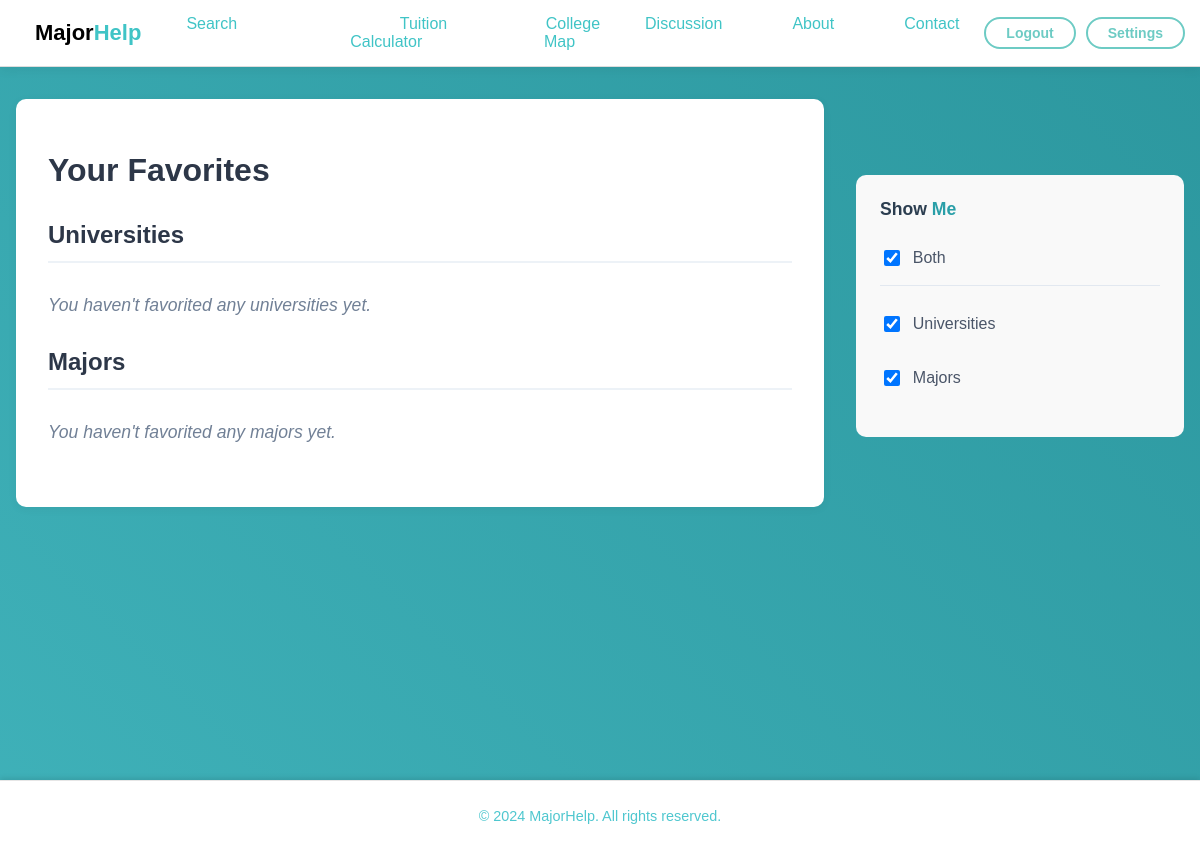
Page /favorites/ (signed in) on the earlier database version.
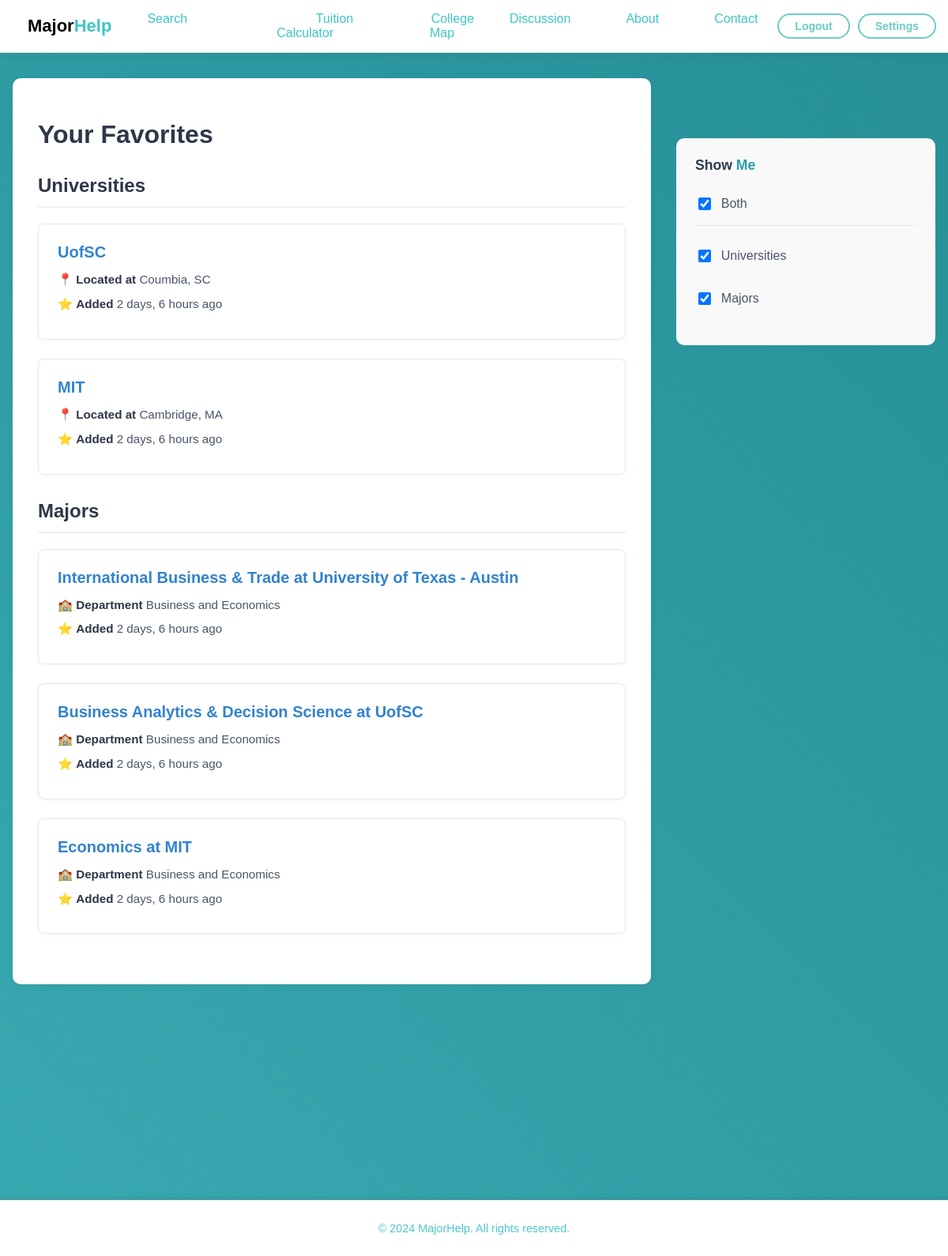
Same page on the later database version.
### MajorHelp/models.py (models this page shows, shortened)
class Favorite(models.Model):
    user = models.ForeignKey(CustomUser,on_delete=models.CASCADE)
    university = models.ForeignKey(University,on_delete=models.CASCADE, null=True, blank = True)
    major = models.ForeignKey(Major, on_delete=models.CASCADE, null=True, blank=True)
    created_at = models.DateTimeField(auto_now_add=True)

class University(models.Model):
    name = models.TextField()
    location = models.CharField(default="", max_length=255)  # City and State
    is_public = models.BooleanField(default=True, help_text="Check if the university is public; leave unchecked for private")
    aboutText = models.TextField(default= "")
    TotalUndergradStudents = models.IntegerField(default = 0)
    TotalGradStudents = models.IntegerField(default = 0)
    GraduationRate = models.DecimalField(default=0.0, max_digits=4, decimal_places=1)
    primary_color = models.CharField(default="#268f95", max_length=7)
    secondary_color = models.CharField(default="#FFFFFF", max_length=7)
    in_state_base_min_tuition = models.IntegerField(
        validators=[MinValueValidator(0)],
        default=0,
    )
    in_state_base_max_tuition = models.IntegerField(
        validators=[MinValueValidator(0)],
        default=0,
    )
    out_of_state_base_min_tuition = models.IntegerField(
        validators=[MinValueValidator(0)],
        default=0,
    )
    out_of_state_base_max_tuition = models.IntegerField(
        validators=[MinValueValidator(0)],
        default=0,
    )
    fees = models.IntegerField(
        validators=[MinValueValidator(0)],
        default=0,
    )
    slug = models.SlugField(default="", editable=False, null=False, unique=True)
    applicableAids = models.ManyToManyField(FinancialAid, related_name="university", blank=True)

class Major(models.Model):
    DEPARTMENT_CHOICES = [
        ('Humanities and Social Sciences', 'Humanities and Social Sciences'),
        ('Natural Sciences and Mathematics', 'Natural Sciences and Mathematics'),
        ('Business and Economics', 'Business and Economics'),
        ('Education', 'Education'),
        ('Engineering and Technology', 'Engineering and Technology'),
        ('Health Sciences', 'Health Sciences'),
        ('Arts and Design', 'Arts and Design'),
        ('Agriculture and Environmental Studies', 'Agriculture and Environmental Studies'),
        ('Communication and Media', 'Communication and Media'),
        ('Law and Criminal Justice', 'Law and Criminal Justice'),
    ]
    university = models.ForeignKey(
        University,
        on_delete=models.CASCADE,
        related_name="majors"
    )
    major_name = models.CharField(max_length=255)
    major_description = models.TextField(blank=True)
    slug = models.SlugField(editable=False, null=False, unique=True)
    department = models.CharField(max_length=50, choices=DEPARTMENT_CHOICES)
    in_state_min_tuition = models.IntegerField(
        validators=[MinValueValidator(0)],
        default=0,
    )
    in_state_max_tuition = models.IntegerField(
        validators=[MinValueValidator(0)],
        default=0,
    )
    out_of_state_min_tuition = models.IntegerField(
        validators=[MinValueValidator(0)],
        default=0,
    )
    out_of_state_max_tuition = models.IntegerField(
        validators=[MinValueValidator(0)],
        default=0,
    )
    fees = models.IntegerField(
        validators=[MinValueValidator(0)],
        default=0,
    )
    grad_in_state_min_tuition = models.IntegerField(
        validators=[MinValueValidator(0)],
        default=0,
        help_text="Minimum in-state tuition for graduate students."
    )
    grad_in_state_max_tuition = models.IntegerField(
        validators=[MinValueValidator(0)],
        default=0,
        help_text="Maximum in-state tuition for graduate students."
    )
    grad_out_of_state_min_tuition = models.IntegerField(
        validators=[MinValueValidator(0)],
        default=0,
        help_text="Minimum out-of-state tuition for graduate students."
    )
    grad_out_of_state_max_tuition = models.IntegerField(
        validators=[MinValueValidator(0)],
        default=0,
        help_text="Maximum out-of-state tuition for graduate students."
    )
    courses = models.ManyToManyField(Course, related_name="majors", blank=True)

### MajorHelp/views.py (the view)
# urls.py: path('favorites/', favorites_list, name='favorites-list'),
@login_required
def favorites_list(request):
    university_favorites = Favorite.objects.filter(
        user=request.user,
        university__isnull=False
    ).select_related('university').order_by('-created_at') # order_by sorts the list by most recent add to the list for universities in this case.
    major_favorites = Favorite.objects.filter(
        user=request.user,
        major__isnull=False
    ).select_related('major', 'major__university').order_by('-created_at') # order_by sorts the list by most recent add to the list for majors in this case.
    return render(request, 'Favorite/favorites.html', {
        'university_favorites': university_favorites,
        'major_favorites': major_favorites
    })

### MajorHelp/urls.py (called while the page is built)
    def to_url(self, value):
        return value

### MajorHelp/templates/Favorite/favorites.html (shortened to what this page needs)
{% extends 'base.html' %}
{% load static %}
{% load humanize %}
{% block content %}
<link rel="stylesheet" href="{% static 'css/settings/favorites.css' %}">
<div class="favorites-page-container">
    <div class="favorites-content">
        <div class="favorites-container">
            <h1>Your Favorites</h1>
            <div id="universities-section">
                <h2>Universities</h2>
                <ul class="favorites-list">
                    {% for favorite in university_favorites %}
                    <li class="favorite-item university-item">
                        <a href="{% url 'MajorHelp:university-detail' slug=favorite.university.slug %}">
                            <strong>{{ favorite.university.name }}</strong>
                        </a>
                        <p>📍 <strong>Located at</strong> {{ favorite.university.location }}</p>
                        <p>⭐ <strong>Added</strong> {{ favorite.created_at|timesince }} ago</p>
                    </li>
                    {% empty %}
                    <li class="no-favorites">You haven't favorited any universities yet.</li>
                    {% endfor %}
                </ul>
            </div>
            <div id="majors-section">
                <h2>Majors</h2>
                <ul class="favorites-list">
                    {% for favorite in major_favorites %}
                    <li class="favorite-item major-item">
                        <a href="{% url 'MajorHelp:major-detail' slug=favorite.major.slug %}">
                            <strong>{{ favorite.major.major_name }}</strong> at {{ favorite.major.university.name }}
                        </a>
                        <p>🏫 <strong>Department</strong> {{ favorite.major.department }}</p>
                        <p>⭐ <strong>Added</strong> {{ favorite.created_at|timesince }} ago</p>
                    </li>
                    {% empty %}
                    <li class="no-favorites">You haven't favorited any majors yet.</li>
                    {% endfor %}
                </ul>
            </div>
        </div>
    </div>
    <div class="filters-column">
        <div class="filter-card">
            <span class="filter-header">Show <span class="highlight-the">Me</span></span>
            <div class="filter-options-group">
                <div class="filter-option both-option">
                    <input type="checkbox" id="show-both" checked>
                    <label for="show-both">Both</label>
                </div>
                <div class="filter-option">
                    <input type="checkbox" id="show-universities" checked>
                    <label for="show-universities">Universities</label>
                </div>
                <div class="filter-option">
                    <input type="checkbox" id="show-majors" checked>
                    <label for="show-majors">Majors</label>
                </div>
            </div>
        </div>
    </div>
</div>
<br>  <br>
<br>  <br>
{% endblock %}

Differences in the rows shown:
added Favorite: university.name "UofSC", university.location "Coumbia, SC", created_at "2 days, 6 hours", shown under "Universities"
added Favorite: university.name "MIT", university.location "Cambridge, MA", created_at "2 days, 6 hours", shown under "Universities"
added Favorite: major.major_name "International Business & Trade", major.university.name "University of Texas - Austin", major.department "Business and Economics", created_at "2 days, 6 hours", shown under "Majors"
added Favorite: major.major_name "Business Analytics & Decision Science", major.university.name "UofSC", major.department "Business and Economics", created_at "2 days, 6 hours", shown under "Majors"
added Favorite: major.major_name "Economics", major.university.name "MIT", major.department "Business and Economics", created_at "2 days, 6 hours", shown under "Majors"
Other differences:
text no longer shown: "You haven't favorited any universities yet. You haven't favorited any majors yet."
